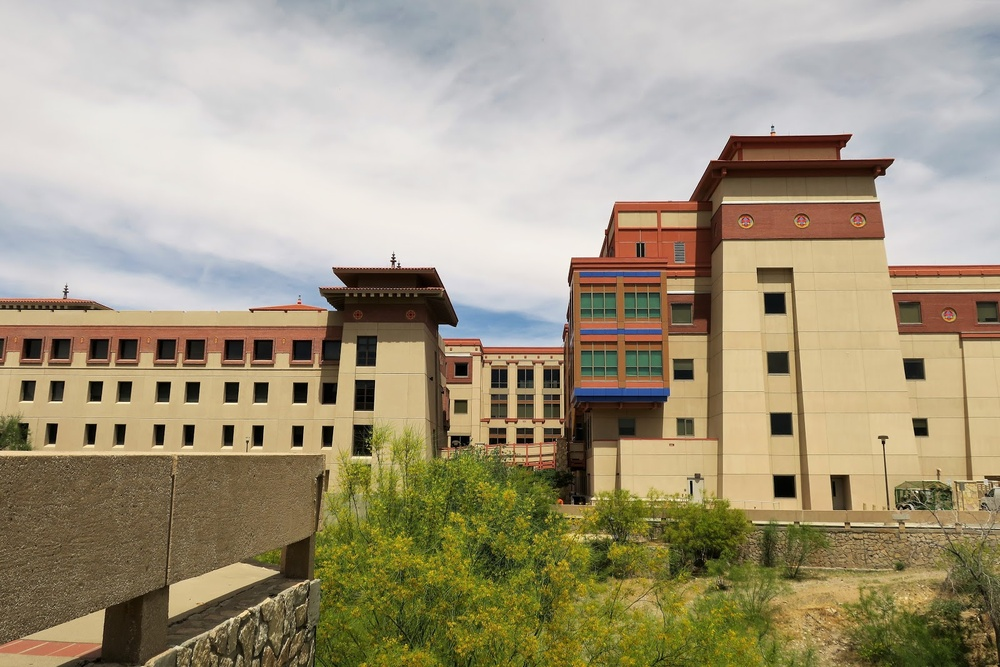
#> input picture CS3 Solutions/Labs/Lab1/UTEP.JPG, 1000 x 667 px, shrunk from 1600 x 1067 before the run, found by its file name
$ python 'exam 1 part 2 solution.py'
#> lines starting #> are read from the running program, lines starting #| are printed output that depends on the picture
### CS3 Solutions/LinkedList/singly_linked_list.py
# Program to implement and display singly-linked lists
# Programmed by Olac Fuentes
# Last modified June 19, 2020

import matplotlib.pyplot as plt
import numpy as np

class ListNode:
    # Constructor
    def __init__(self, data, next=None):
        self.data = data
        self.next = next

class List:
    # Constructor
    def __init__(self):
        self.head = None
        self.tail = None

    # [9 lines left out: function print, not called in this run]

    def append(self,x):
        if self.head is None: #List is empty
            self.head = ListNode(x)
            self.tail = self.head
        else:
            self.tail.next = ListNode(x)
            self.tail = self.tail.next

    def extend(self,python_list):
        for d in python_list:
            self.append(d)

    # [55 lines left out: functions _rectangle, draw, not called in this run]

# [32 lines that do not run on import are left out]

### CS3 Solutions/Exams/exam 1 part 2 solution.py
import numpy as np
import matplotlib.pyplot as plt
import math
import singly_linked_list as sll

def equal_neighbors(L):
    if len(L)<2:
        return False
    if L[0]==L[1]:
        return True
    return equal_neighbors(L[1:])

def crop(I,k):
    return I[k:-k,k:-k]

def first_and_last_equal(L):
    return L.head == L.tail or L.head.data == L.tail.data

def all_equal(L):
    if L.head == None:
        return True
    t = L.head
    while t!=None:
        if t.data!=L.head.data:
            return False
        t = t.next
    return True

if __name__ == "__main__":
    plt.close('all')
    L = [4,1,7,9,3,0,6,5,2,8,4,5,6,4]

    print('Question 1')
    print(equal_neighbors([]))
    print(equal_neighbors([1]))
    print(equal_neighbors([1,5,6,9,2,9,9]))
    print(equal_neighbors([1,5,6,9,2,9]))
    print(equal_neighbors([1,5,6,9,2,2,9,7]))

    print('Question 2')
    img = plt.imread('UTEP.JPG').astype(float)/255
    #fig, ax = plt.subplots(2)
    plt.figure(0)
    plt.imshow(img)
    plt.figure(1)
    plt.imshow(crop(img,100))
#> in crop, `return I[k:-k,k:-k]`:
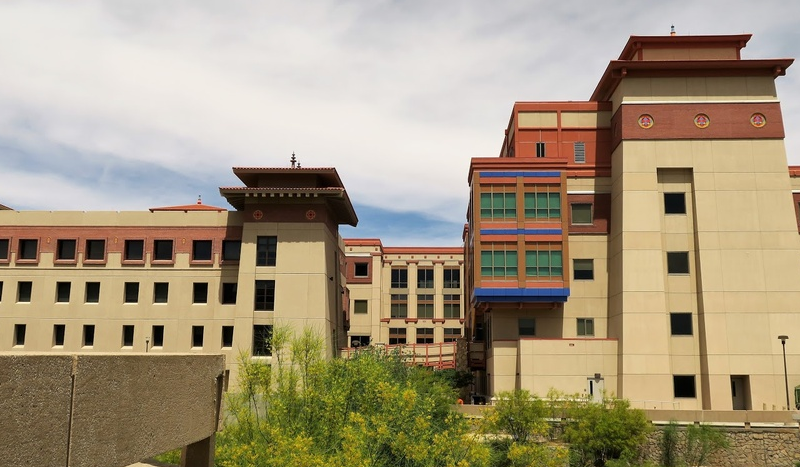
#> returned value: shape (467, 800, 3) float64; mean of channels 0, 1, 2 0.649, 0.594, 0.494; drawn as R, G, B
    plt.savefig('crop_100')
    plt.figure(2)
    plt.imshow(crop(img,200))
#> call 2 of crop, with k = 200
#> in crop (call 2), `return I[k:-k,k:-k]`:
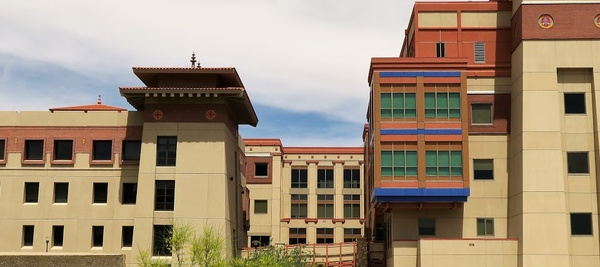
#> returned value: shape (267, 600, 3) float64; mean of channels 0, 1, 2 0.632, 0.56, 0.472; drawn as R, G, B
    plt.savefig('crop_200')

    L1 = sll.List()

    L2 = sll.List()
    L2.append(2)

    L3 = sll.List()
    L3.extend([3,6,1,4,0,9,7,4,8,5,9,7,9])

    L4 = sll.List()
    L4.extend([3,3,9])

    L5 = sll.List()
    L5.extend([3,3,3])

    L6 = sll.List()
    L6.extend([9,7,4,8,5,9,7,9])

    print('Question 3')
    for L in [L1,L2,L3,L4,L5,L6]:
        print(first_and_last_equal(L))

    print('Question 4')
    for L in [L1,L2,L3,L4,L5,L6]:
        print(all_equal(L))
